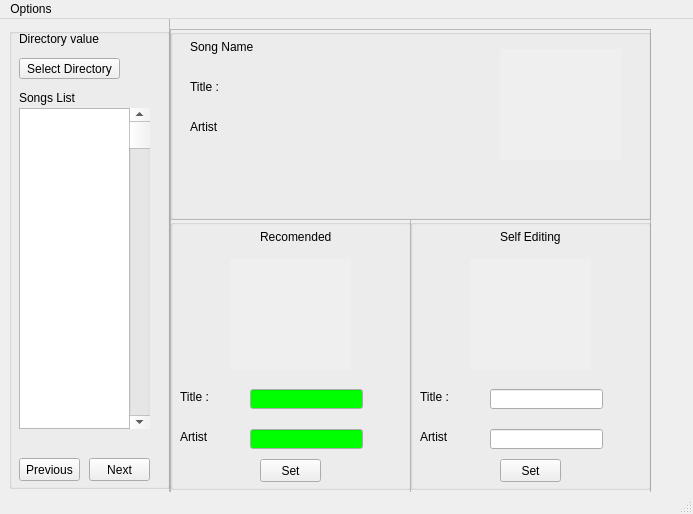
<?xml version="1.0" encoding="UTF-8"?>
<ui version="4.0">
 <class>MainWindow</class>
 <widget class="QMainWindow" name="MainWindow">
  <property name="geometry">
   <rect>
    <x>0</x>
    <y>0</y>
    <width>693</width>
    <height>514</height>
   </rect>
  </property>
  <property name="windowTitle">
   <string>MainWindow</string>
  </property>
  <widget class="QWidget" name="centralwidget">
   <widget class="QFrame" name="left_frame">
    <property name="geometry">
     <rect>
      <x>-1</x>
      <y>-1</y>
      <width>171</width>
      <height>491</height>
     </rect>
    </property>
    <property name="frameShape">
     <enum>QFrame::StyledPanel</enum>
    </property>
    <property name="frameShadow">
     <enum>QFrame::Raised</enum>
    </property>
    <widget class="QLabel" name="dir_lbl">
     <property name="geometry">
      <rect>
       <x>20</x>
       <y>10</y>
       <width>121</width>
       <height>21</height>
      </rect>
     </property>
     <property name="text">
      <string>Directory value</string>
     </property>
    </widget>
    <widget class="QLabel" name="song_list_lbl">
     <property name="geometry">
      <rect>
       <x>20</x>
       <y>70</y>
       <width>81</width>
       <height>20</height>
      </rect>
     </property>
     <property name="text">
      <string>Songs List</string>
     </property>
    </widget>
    <widget class="QListView" name="song_list">
     <property name="geometry">
      <rect>
       <x>20</x>
       <y>90</y>
       <width>111</width>
       <height>321</height>
      </rect>
     </property>
    </widget>
    <widget class="QPushButton" name="next_btn">
     <property name="geometry">
      <rect>
       <x>90</x>
       <y>440</y>
       <width>61</width>
       <height>23</height>
      </rect>
     </property>
     <property name="text">
      <string>Next</string>
     </property>
    </widget>
    <widget class="QPushButton" name="prev_btn">
     <property name="geometry">
      <rect>
       <x>20</x>
       <y>440</y>
       <width>61</width>
       <height>23</height>
      </rect>
     </property>
     <property name="text">
      <string>Previous</string>
     </property>
    </widget>
    <widget class="QScrollBar" name="verticalScrollBar">
     <property name="geometry">
      <rect>
       <x>130</x>
       <y>90</y>
       <width>21</width>
       <height>321</height>
      </rect>
     </property>
     <property name="orientation">
      <enum>Qt::Vertical</enum>
     </property>
     <property name="invertedAppearance">
      <bool>false</bool>
     </property>
     <property name="invertedControls">
      <bool>false</bool>
     </property>
    </widget>
    <widget class="QGroupBox" name="left_box">
     <property name="geometry">
      <rect>
       <x>10</x>
       <y>10</y>
       <width>161</width>
       <height>461</height>
      </rect>
     </property>
     <property name="title">
      <string/>
     </property>
     <widget class="QPushButton" name="dir_set_btn">
      <property name="geometry">
       <rect>
        <x>10</x>
        <y>30</y>
        <width>101</width>
        <height>21</height>
       </rect>
      </property>
      <property name="text">
       <string>Select Directory</string>
      </property>
     </widget>
    </widget>
    <zorder>left_box</zorder>
    <zorder>dir_lbl</zorder>
    <zorder>song_list_lbl</zorder>
    <zorder>song_list</zorder>
    <zorder>next_btn</zorder>
    <zorder>prev_btn</zorder>
    <zorder>verticalScrollBar</zorder>
   </widget>
   <widget class="QFrame" name="top_frame">
    <property name="geometry">
     <rect>
      <x>170</x>
      <y>10</y>
      <width>481</width>
      <height>191</height>
     </rect>
    </property>
    <property name="frameShape">
     <enum>QFrame::StyledPanel</enum>
    </property>
    <property name="frameShadow">
     <enum>QFrame::Raised</enum>
    </property>
    <widget class="QLabel" name="name_lbl">
     <property name="geometry">
      <rect>
       <x>20</x>
       <y>10</y>
       <width>191</width>
       <height>16</height>
      </rect>
     </property>
     <property name="text">
      <string>Song Name</string>
     </property>
    </widget>
    <widget class="QLabel" name="title_lbl">
     <property name="geometry">
      <rect>
       <x>20</x>
       <y>50</y>
       <width>181</width>
       <height>16</height>
      </rect>
     </property>
     <property name="text">
      <string>Title :</string>
     </property>
    </widget>
    <widget class="QLabel" name="artist_lbl">
     <property name="geometry">
      <rect>
       <x>20</x>
       <y>90</y>
       <width>181</width>
       <height>16</height>
      </rect>
     </property>
     <property name="text">
      <string>Artist</string>
     </property>
    </widget>
    <widget class="QLabel" name="cur_img">
     <property name="geometry">
      <rect>
       <x>330</x>
       <y>20</y>
       <width>121</width>
       <height>111</height>
      </rect>
     </property>
     <property name="autoFillBackground">
      <bool>true</bool>
     </property>
     <property name="text">
      <string/>
     </property>
    </widget>
    <widget class="QGroupBox" name="top_box">
     <property name="geometry">
      <rect>
       <x>0</x>
       <y>0</y>
       <width>481</width>
       <height>191</height>
      </rect>
     </property>
     <property name="title">
      <string/>
     </property>
    </widget>
    <zorder>top_box</zorder>
    <zorder>name_lbl</zorder>
    <zorder>title_lbl</zorder>
    <zorder>artist_lbl</zorder>
    <zorder>cur_img</zorder>
   </widget>
   <widget class="QFrame" name="frame">
    <property name="geometry">
     <rect>
      <x>170</x>
      <y>200</y>
      <width>481</width>
      <height>281</height>
     </rect>
    </property>
    <property name="frameShape">
     <enum>QFrame::StyledPanel</enum>
    </property>
    <property name="frameShadow">
     <enum>QFrame::Raised</enum>
    </property>
    <widget class="QFrame" name="left_img_frame">
     <property name="geometry">
      <rect>
       <x>0</x>
       <y>0</y>
       <width>241</width>
       <height>281</height>
      </rect>
     </property>
     <property name="palette">
      <palette>
       <active>
        <colorrole role="Base">
         <brush brushstyle="SolidPattern">
          <color alpha="255">
           <red>0</red>
           <green>255</green>
           <blue>0</blue>
          </color>
         </brush>
        </colorrole>
       </active>
       <inactive>
        <colorrole role="Base">
         <brush brushstyle="SolidPattern">
          <color alpha="255">
           <red>0</red>
           <green>255</green>
           <blue>0</blue>
          </color>
         </brush>
        </colorrole>
       </inactive>
       <disabled>
        <colorrole role="Base">
         <brush brushstyle="SolidPattern">
          <color alpha="255">
           <red>240</red>
           <green>240</green>
           <blue>240</blue>
          </color>
         </brush>
        </colorrole>
       </disabled>
      </palette>
     </property>
     <property name="frameShape">
      <enum>QFrame::StyledPanel</enum>
     </property>
     <property name="frameShadow">
      <enum>QFrame::Raised</enum>
     </property>
     <widget class="QLabel" name="img_left">
      <property name="geometry">
       <rect>
        <x>60</x>
        <y>40</y>
        <width>121</width>
        <height>111</height>
       </rect>
      </property>
      <property name="autoFillBackground">
       <bool>true</bool>
      </property>
      <property name="text">
       <string/>
      </property>
     </widget>
     <widget class="QLabel" name="left_img_title">
      <property name="geometry">
       <rect>
        <x>90</x>
        <y>10</y>
        <width>91</width>
        <height>16</height>
       </rect>
      </property>
      <property name="text">
       <string>Recomended</string>
      </property>
     </widget>
     <widget class="QLabel" name="left_artist_lbl">
      <property name="geometry">
       <rect>
        <x>10</x>
        <y>210</y>
        <width>111</width>
        <height>16</height>
       </rect>
      </property>
      <property name="text">
       <string>Artist</string>
      </property>
     </widget>
     <widget class="QLineEdit" name="lef_artist_edit">
      <property name="geometry">
       <rect>
        <x>80</x>
        <y>210</y>
        <width>113</width>
        <height>20</height>
       </rect>
      </property>
     </widget>
     <widget class="QLineEdit" name="left_title_edit">
      <property name="geometry">
       <rect>
        <x>80</x>
        <y>170</y>
        <width>113</width>
        <height>20</height>
       </rect>
      </property>
     </widget>
     <widget class="QLabel" name="left_title_lbl">
      <property name="geometry">
       <rect>
        <x>10</x>
        <y>170</y>
        <width>91</width>
        <height>16</height>
       </rect>
      </property>
      <property name="text">
       <string>Title :</string>
      </property>
     </widget>
     <widget class="QPushButton" name="left_set_btn">
      <property name="geometry">
       <rect>
        <x>90</x>
        <y>240</y>
        <width>61</width>
        <height>23</height>
       </rect>
      </property>
      <property name="text">
       <string>Set</string>
      </property>
     </widget>
     <widget class="QGroupBox" name="left_img_box">
      <property name="geometry">
       <rect>
        <x>0</x>
        <y>0</y>
        <width>241</width>
        <height>271</height>
       </rect>
      </property>
      <property name="title">
       <string/>
      </property>
     </widget>
     <zorder>left_img_box</zorder>
     <zorder>img_left</zorder>
     <zorder>left_img_title</zorder>
     <zorder>left_artist_lbl</zorder>
     <zorder>lef_artist_edit</zorder>
     <zorder>left_title_edit</zorder>
     <zorder>left_title_lbl</zorder>
     <zorder>left_set_btn</zorder>
    </widget>
    <widget class="QFrame" name="right_img_frame">
     <property name="geometry">
      <rect>
       <x>240</x>
       <y>0</y>
       <width>241</width>
       <height>281</height>
      </rect>
     </property>
     <property name="frameShape">
      <enum>QFrame::StyledPanel</enum>
     </property>
     <property name="frameShadow">
      <enum>QFrame::Raised</enum>
     </property>
     <widget class="QLabel" name="right_img_title">
      <property name="geometry">
       <rect>
        <x>90</x>
        <y>10</y>
        <width>91</width>
        <height>16</height>
       </rect>
      </property>
      <property name="text">
       <string>Self Editing</string>
      </property>
     </widget>
     <widget class="QLabel" name="right_title_lbl">
      <property name="geometry">
       <rect>
        <x>10</x>
        <y>170</y>
        <width>91</width>
        <height>16</height>
       </rect>
      </property>
      <property name="text">
       <string>Title :</string>
      </property>
     </widget>
     <widget class="QLineEdit" name="right_artist_edit">
      <property name="geometry">
       <rect>
        <x>80</x>
        <y>210</y>
        <width>113</width>
        <height>20</height>
       </rect>
      </property>
     </widget>
     <widget class="QLineEdit" name="right_title_edit">
      <property name="geometry">
       <rect>
        <x>80</x>
        <y>170</y>
        <width>113</width>
        <height>20</height>
       </rect>
      </property>
     </widget>
     <widget class="QPushButton" name="right_set_btn">
      <property name="geometry">
       <rect>
        <x>90</x>
        <y>240</y>
        <width>61</width>
        <height>23</height>
       </rect>
      </property>
      <property name="text">
       <string>Set</string>
      </property>
     </widget>
     <widget class="QGroupBox" name="right_img_box">
      <property name="geometry">
       <rect>
        <x>0</x>
        <y>0</y>
        <width>241</width>
        <height>271</height>
       </rect>
      </property>
      <property name="title">
       <string/>
      </property>
      <widget class="QLabel" name="right_artist_lbl">
       <property name="geometry">
        <rect>
         <x>10</x>
         <y>210</y>
         <width>111</width>
         <height>16</height>
        </rect>
       </property>
       <property name="text">
        <string>Artist</string>
       </property>
      </widget>
      <widget class="QLabel" name="right_img">
       <property name="geometry">
        <rect>
         <x>60</x>
         <y>40</y>
         <width>121</width>
         <height>111</height>
        </rect>
       </property>
       <property name="autoFillBackground">
        <bool>true</bool>
       </property>
       <property name="text">
        <string/>
       </property>
      </widget>
     </widget>
     <zorder>right_img_box</zorder>
     <zorder>right_img_title</zorder>
     <zorder>right_title_lbl</zorder>
     <zorder>right_artist_edit</zorder>
     <zorder>right_title_edit</zorder>
     <zorder>right_set_btn</zorder>
    </widget>
   </widget>
  </widget>
  <widget class="QMenuBar" name="menubar">
   <property name="geometry">
    <rect>
     <x>0</x>
     <y>0</y>
     <width>693</width>
     <height>21</height>
    </rect>
   </property>
   <widget class="QMenu" name="menumenu">
    <property name="title">
     <string>Options</string>
    </property>
    <widget class="QMenu" name="menuUpdate_artists_list">
     <property name="title">
      <string>Update Artists List</string>
     </property>
     <addaction name="actionAuto_Update"/>
     <addaction name="actionAdd_Artist"/>
    </widget>
    <widget class="QMenu" name="menuRename_songs">
     <property name="title">
      <string>Rename Songs</string>
     </property>
     <addaction name="separator"/>
     <addaction name="actionThis_Directory"/>
     <addaction name="actionSelect_directory"/>
     <addaction name="separator"/>
     <addaction name="actionView_And_Edit_Phrases"/>
    </widget>
    <addaction name="menuUpdate_artists_list"/>
    <addaction name="menuRename_songs"/>
    <addaction name="separator"/>
    <addaction name="actionCreate_defult_dir"/>
    <addaction name="separator"/>
    <addaction name="actionExit"/>
   </widget>
   <addaction name="menumenu"/>
  </widget>
  <widget class="QStatusBar" name="statusbar">
   <property name="sizeGripEnabled">
    <bool>true</bool>
   </property>
  </widget>
  <action name="actionCreate_defult_dir">
   <property name="text">
    <string>Select Defult Dir</string>
   </property>
  </action>
  <action name="actionThis_Directory">
   <property name="text">
    <string>This Directory</string>
   </property>
  </action>
  <action name="actionSelect_directory">
   <property name="text">
    <string>Select Directory</string>
   </property>
  </action>
  <action name="actionAuto_Update">
   <property name="text">
    <string>Auto Update</string>
   </property>
  </action>
  <action name="actionExit">
   <property name="text">
    <string>Exit</string>
   </property>
  </action>
  <action name="actionView_And_Edit_Phrases">
   <property name="text">
    <string>View And Edit Phrases</string>
   </property>
  </action>
  <action name="actionAdd_Artist">
   <property name="text">
    <string>Add Artist</string>
   </property>
  </action>
 </widget>
 <resources/>
 <connections/>
</ui>
